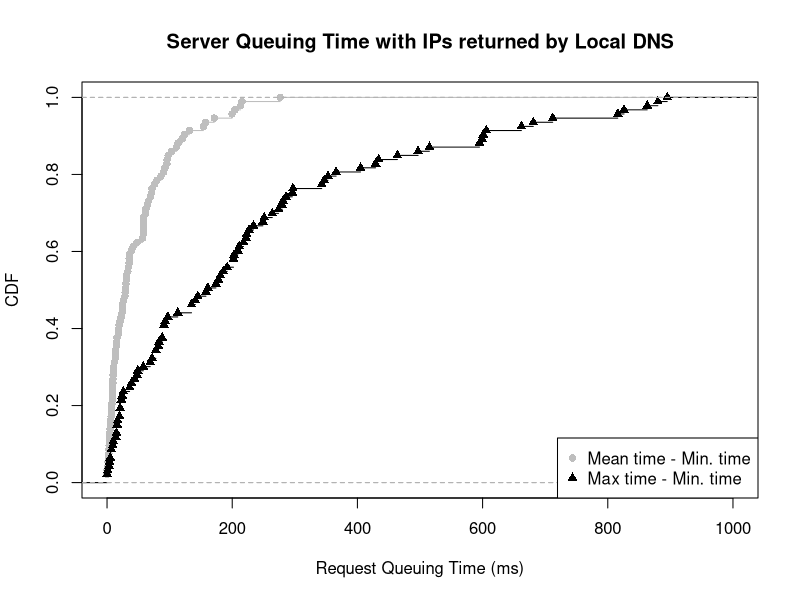

Write R code to recreate this figure.
mean_min <- c(9.500000, 204.354839, 7.090909, 18.000000, 6.921569, 8.500000, 7.833333, 41.869565, 26.442308, 90.680000, 95.666667, 5.400000, 58.571429, 92.600000, 5.894737, 1.500000, 24.400000, 157.555556, 19.333333, 31.200000, 64.200000, 28.538462, 22.600000, 58.333333, 10.555556, 2.916667, 34.000000, 2.000000, 8.625000, 33.200000, 213.415833, 39.000000, 29.600000, 9.750000, 3.444444, 0.166667, 62.000000, 123.416667, 30.227273, 10.666667, 131.619048, 96.000000, 4.300000, 56.800000, 9.000000, 71.333333, 11.583333, 13.703704, 58.000000, 1.666667, 66.400000, 215.786667, 75.600000, 153.999091, 16.062500, 97.774444, 35.297297, 120.000000, 24.818182, 4.368421, 9.253731, 13.312500, 2.833333, 35.452381, 0.000000, 61.750000, 31.250000, 24.000000, 6.650000, 47.919355, 21.000000, 4.375000, 111.038551, 13.129032, 171.250000, 18.294118, 58.500000, 199.666667, 8.880000, 69.166667, 103.333333, 0.000000, 86.200000, 72.000000, 276.665000, 14.666667, 15.400000, 79.666667, 29.037037, 5.000000, 35.428571, 113.500000, 58.222222)

max_min <- c(36.00, 595.00, 181.00, 44.00, 21.00, 17.00, 16.00, 141.00, 353.00, 606.00, 347.00, 7.00, 186.00, 264.00, 23.00, 5.00, 161.00, 601.00, 48.00, 91.00, 281.00, 286.00, 145.00, 222.00, 24.00, 9.00, 135.00, 4.00, 82.00, 97.00, 879.99, 78.00, 93.00, 49.00, 16.00, 1.00, 202.00, 405.00, 434.00, 21.00, 895.00, 429.00, 10.00, 218.00, 39.00, 464.00, 23.00, 91.00, 174.00, 3.00, 158.00, 681.01, 515.00, 711.99, 113.00, 248.99, 296.00, 297.00, 223.00, 15.00, 83.00, 58.00, 7.00, 497.00, 0.00, 234.00, 203.00, 88.00, 78.00, 863.00, 69.00, 14.00, 815.99, 135.00, 343.00, 192.00, 280.00, 599.00, 91.00, 366.00, 178.00, 0.00, 251.00, 209.00, 825.99, 26.00, 72.00, 662.00, 274.00, 20.00, 202.00, 227.00, 211.00)

mean_min_val = ecdf(mean_min)
max_min_val = ecdf(max_min)

plot(mean_min_val, lty=1, col="grey", pch = 16, xlab="Request Queuing Time (ms)", ylab="CDF", main="Server Queuing Time with IPs returned by Local DNS", xlim=c(0, 1000))
lines(max_min_val, pch = 17)

legend("bottomright",  pch = c(16, 17), legend=c("Mean time - Min. time", "Max time - Min. time"), col=c("grey", "black"))
